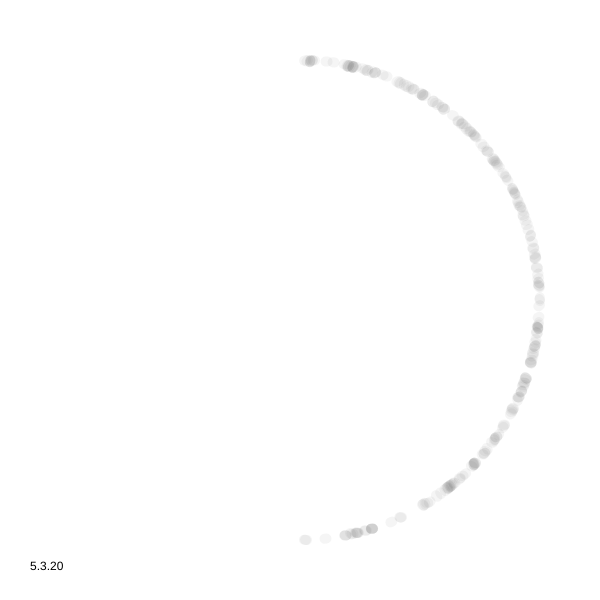
Frame 1 (no input)
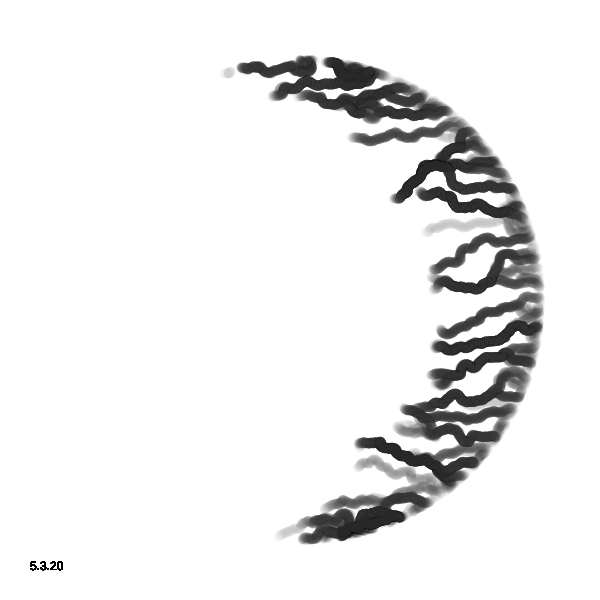
Frame 60 (no input)
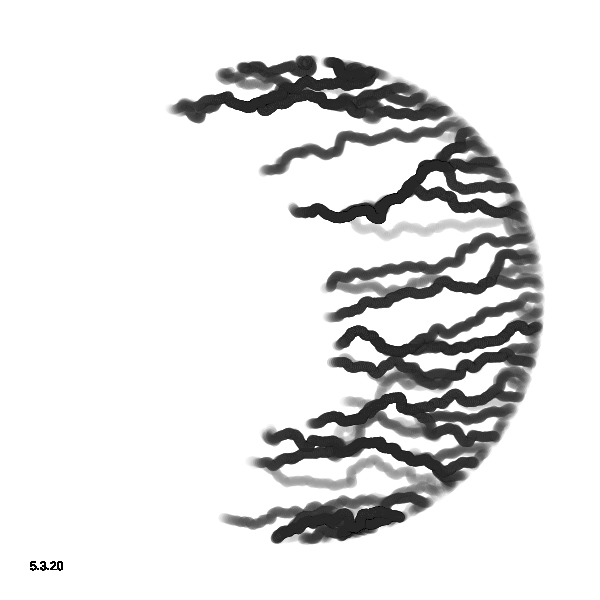
Frame 120 (the mouse pressed at the canvas centre since frame 60)

The p5.js sketch that drew these frames (run headless with seeded random() and noise() and a simulated clock; from frame 60 on, the mouse is pressed at the canvas centre):

// p5.js sketch
// ── sketch.js
const dots = []
const factor = 0.1
const count = 500
const size = 600
const radius = size * 0.8 / 2
function setup() {
  createCanvas(size, size);
  background(255);
  noiseDetail(100)
  colorMode(HSB, 100)
  strokeWeight(30)
  stroke(0)
  noFill()
  //ellipse(width /2, height /2, radius * 2 + 1)
  
  for (let i = 0; i < count; i++) {   
    dots.push(new Dot(radius, [60,200], 20, 5))
  }
}

function draw() {
  for (let i = 0; i < dots.length; i++) {
    const dot = dots[i]
    n = noise(dot.pos.x * factor, dot.pos.y * factor*2)
    dot.update(n)
    dot.draw()
  }
  noStroke()
  fill(0);
  text("5.3.20", 30, height - 30)
}

class Dot {
  constructor (radius, colorRange, brightness, alpha) {
    const r = random(PI)
    const x = width / 2 + sin(r) * radius
    const y = height / 2 + cos(r) * radius
    this.pos = createVector(x,y)
    this.prev = createVector(x,y)
    this.color = color(255)
    this.deadCount = 0
    this.radius = radius
    this.colorRange = colorRange
    this.alpha = alpha
    this.brightness = brightness
  }
  
  update(noize) {
    this.v = p5.Vector.fromAngle(noize * TWO_PI + (this.deadCount * PI))
    this.v.setMag(2)
    this.color = color(map(noize, 0, 1, ...this.colorRange), 0, this.brightness, this.alpha)
    this.prev = this.pos.copy()
    this.pos = this.pos.add(this.v)
    
    if (dist(width/2, height/2, this.pos.x, this.pos.y) > this.radius + 2) {
      this.deadCount++
    }
  }
  
  draw() {
    if (
      dist(width / 2, height / 2, this.pos.x, this.pos.y) > this.radius ||
      dist(width / 2, height / 2, this.prev.x, this.prev.y) > this.radius
    ) {
      return
    }

    strokeWeight(10)
    stroke(this.color)
    line(this.prev.x, this.prev.y, this.pos.x, this.pos.y)

  }
}
